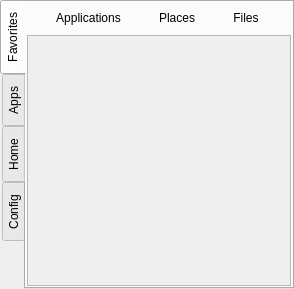
<?xml version="1.0" encoding="UTF-8"?>
<ui version="4.0">
 <class>UserWidget</class>
 <widget class="QTabWidget" name="UserWidget">
  <property name="geometry">
   <rect>
    <x>0</x>
    <y>0</y>
    <width>294</width>
    <height>289</height>
   </rect>
  </property>
  <property name="windowTitle">
   <string>UserWidget</string>
  </property>
  <property name="tabPosition">
   <enum>QTabWidget::West</enum>
  </property>
  <property name="currentIndex">
   <number>0</number>
  </property>
  <widget class="QWidget" name="tab_fav">
   <attribute name="title">
    <string>Favorites</string>
   </attribute>
   <attribute name="toolTip">
    <string>Favorites</string>
   </attribute>
   <layout class="QVBoxLayout" name="verticalLayout">
    <property name="spacing">
     <number>2</number>
    </property>
    <property name="leftMargin">
     <number>1</number>
    </property>
    <property name="topMargin">
     <number>1</number>
    </property>
    <property name="rightMargin">
     <number>1</number>
    </property>
    <property name="bottomMargin">
     <number>1</number>
    </property>
    <item>
     <layout class="QHBoxLayout" name="horizontalLayout">
      <item>
       <widget class="QToolButton" name="tool_fav_apps">
        <property name="sizePolicy">
         <sizepolicy hsizetype="Fixed" vsizetype="Fixed">
          <horstretch>0</horstretch>
          <verstretch>0</verstretch>
         </sizepolicy>
        </property>
        <property name="minimumSize">
         <size>
          <width>30</width>
          <height>30</height>
         </size>
        </property>
        <property name="cursor">
         <cursorShape>ArrowCursor</cursorShape>
        </property>
        <property name="toolTip">
         <string>Favorite Applications</string>
        </property>
        <property name="text">
         <string>Applications</string>
        </property>
        <property name="iconSize">
         <size>
          <width>20</width>
          <height>20</height>
         </size>
        </property>
        <property name="checkable">
         <bool>true</bool>
        </property>
        <property name="toolButtonStyle">
         <enum>Qt::ToolButtonTextBesideIcon</enum>
        </property>
        <property name="autoRaise">
         <bool>true</bool>
        </property>
       </widget>
      </item>
      <item>
       <widget class="QToolButton" name="tool_fav_dirs">
        <property name="sizePolicy">
         <sizepolicy hsizetype="Fixed" vsizetype="Fixed">
          <horstretch>0</horstretch>
          <verstretch>0</verstretch>
         </sizepolicy>
        </property>
        <property name="minimumSize">
         <size>
          <width>30</width>
          <height>30</height>
         </size>
        </property>
        <property name="toolTip">
         <string>Favorite Directories</string>
        </property>
        <property name="text">
         <string>Places</string>
        </property>
        <property name="iconSize">
         <size>
          <width>20</width>
          <height>20</height>
         </size>
        </property>
        <property name="checkable">
         <bool>true</bool>
        </property>
        <property name="toolButtonStyle">
         <enum>Qt::ToolButtonTextBesideIcon</enum>
        </property>
        <property name="autoRaise">
         <bool>true</bool>
        </property>
       </widget>
      </item>
      <item>
       <widget class="QToolButton" name="tool_fav_files">
        <property name="sizePolicy">
         <sizepolicy hsizetype="Fixed" vsizetype="Fixed">
          <horstretch>0</horstretch>
          <verstretch>0</verstretch>
         </sizepolicy>
        </property>
        <property name="minimumSize">
         <size>
          <width>30</width>
          <height>30</height>
         </size>
        </property>
        <property name="toolTip">
         <string>Favorite FIles</string>
        </property>
        <property name="text">
         <string>Files</string>
        </property>
        <property name="iconSize">
         <size>
          <width>20</width>
          <height>20</height>
         </size>
        </property>
        <property name="checkable">
         <bool>true</bool>
        </property>
        <property name="toolButtonStyle">
         <enum>Qt::ToolButtonTextBesideIcon</enum>
        </property>
        <property name="autoRaise">
         <bool>true</bool>
        </property>
       </widget>
      </item>
     </layout>
    </item>
    <item>
     <widget class="QScrollArea" name="scroll_fav">
      <property name="widgetResizable">
       <bool>true</bool>
      </property>
      <widget class="QWidget" name="scrollAreaWidgetContents">
       <property name="geometry">
        <rect>
         <x>0</x>
         <y>0</y>
         <width>259</width>
         <height>247</height>
        </rect>
       </property>
      </widget>
     </widget>
    </item>
   </layout>
  </widget>
  <widget class="QWidget" name="tab_apps">
   <attribute name="title">
    <string>Apps</string>
   </attribute>
   <attribute name="toolTip">
    <string>Applications</string>
   </attribute>
   <layout class="QVBoxLayout" name="verticalLayout_2">
    <property name="spacing">
     <number>2</number>
    </property>
    <property name="leftMargin">
     <number>1</number>
    </property>
    <property name="topMargin">
     <number>1</number>
    </property>
    <property name="rightMargin">
     <number>1</number>
    </property>
    <property name="bottomMargin">
     <number>1</number>
    </property>
    <item>
     <layout class="QHBoxLayout" name="horizontalLayout_2">
      <item>
       <widget class="QComboBox" name="combo_app_cats">
        <property name="sizePolicy">
         <sizepolicy hsizetype="Preferred" vsizetype="Minimum">
          <horstretch>0</horstretch>
          <verstretch>0</verstretch>
         </sizepolicy>
        </property>
        <property name="minimumSize">
         <size>
          <width>0</width>
          <height>30</height>
         </size>
        </property>
        <property name="maxVisibleItems">
         <number>12</number>
        </property>
        <property name="iconSize">
         <size>
          <width>20</width>
          <height>20</height>
         </size>
        </property>
       </widget>
      </item>
      <item>
       <spacer name="horizontalSpacer">
        <property name="orientation">
         <enum>Qt::Horizontal</enum>
        </property>
        <property name="sizeHint" stdset="0">
         <size>
          <width>40</width>
          <height>20</height>
         </size>
        </property>
       </spacer>
      </item>
      <item>
       <widget class="QToolButton" name="tool_app_store">
        <property name="minimumSize">
         <size>
          <width>30</width>
          <height>30</height>
         </size>
        </property>
        <property name="text">
         <string/>
        </property>
        <property name="iconSize">
         <size>
          <width>20</width>
          <height>20</height>
         </size>
        </property>
        <property name="toolButtonStyle">
         <enum>Qt::ToolButtonTextBesideIcon</enum>
        </property>
       </widget>
      </item>
     </layout>
    </item>
    <item>
     <widget class="QScrollArea" name="scroll_apps">
      <property name="widgetResizable">
       <bool>true</bool>
      </property>
      <widget class="QWidget" name="scrollAreaWidgetContents_2">
       <property name="geometry">
        <rect>
         <x>0</x>
         <y>0</y>
         <width>98</width>
         <height>28</height>
        </rect>
       </property>
      </widget>
     </widget>
    </item>
   </layout>
  </widget>
  <widget class="QWidget" name="tab_home">
   <attribute name="title">
    <string>Home</string>
   </attribute>
   <attribute name="toolTip">
    <string>Home Directory</string>
   </attribute>
   <layout class="QVBoxLayout" name="verticalLayout_3">
    <property name="spacing">
     <number>2</number>
    </property>
    <property name="leftMargin">
     <number>1</number>
    </property>
    <property name="topMargin">
     <number>1</number>
    </property>
    <property name="rightMargin">
     <number>1</number>
    </property>
    <property name="bottomMargin">
     <number>1</number>
    </property>
    <item>
     <layout class="QGridLayout" name="gridLayout">
      <property name="horizontalSpacing">
       <number>4</number>
      </property>
      <property name="verticalSpacing">
       <number>1</number>
      </property>
      <item row="0" column="3">
       <widget class="QToolButton" name="tool_home_search">
        <property name="toolTip">
         <string>Search this Directory</string>
        </property>
        <property name="text">
         <string notr="true"/>
        </property>
        <property name="iconSize">
         <size>
          <width>20</width>
          <height>20</height>
         </size>
        </property>
       </widget>
      </item>
      <item row="0" column="2">
       <widget class="QToolButton" name="tool_home_browse">
        <property name="sizePolicy">
         <sizepolicy hsizetype="Preferred" vsizetype="Preferred">
          <horstretch>0</horstretch>
          <verstretch>0</verstretch>
         </sizepolicy>
        </property>
        <property name="minimumSize">
         <size>
          <width>30</width>
          <height>30</height>
         </size>
        </property>
        <property name="toolTip">
         <string>Open Directory</string>
        </property>
        <property name="text">
         <string notr="true">Browse</string>
        </property>
        <property name="iconSize">
         <size>
          <width>20</width>
          <height>20</height>
         </size>
        </property>
        <property name="toolButtonStyle">
         <enum>Qt::ToolButtonIconOnly</enum>
        </property>
       </widget>
      </item>
      <item row="0" column="0">
       <widget class="QToolButton" name="tool_home_gohome">
        <property name="minimumSize">
         <size>
          <width>30</width>
          <height>30</height>
         </size>
        </property>
        <property name="toolTip">
         <string>Go back to home directory</string>
        </property>
        <property name="text">
         <string notr="true">home</string>
        </property>
        <property name="iconSize">
         <size>
          <width>20</width>
          <height>20</height>
         </size>
        </property>
        <property name="autoRaise">
         <bool>true</bool>
        </property>
       </widget>
      </item>
      <item row="0" column="1">
       <widget class="QLabel" name="label_home_dir">
        <property name="sizePolicy">
         <sizepolicy hsizetype="Expanding" vsizetype="Preferred">
          <horstretch>0</horstretch>
          <verstretch>0</verstretch>
         </sizepolicy>
        </property>
        <property name="minimumSize">
         <size>
          <width>0</width>
          <height>30</height>
         </size>
        </property>
        <property name="font">
         <font>
          <pointsize>10</pointsize>
          <weight>75</weight>
          <bold>true</bold>
         </font>
        </property>
        <property name="frameShape">
         <enum>QFrame::NoFrame</enum>
        </property>
        <property name="text">
         <string notr="true">&lt;current dir&gt;</string>
        </property>
        <property name="alignment">
         <set>Qt::AlignCenter</set>
        </property>
        <property name="wordWrap">
         <bool>true</bool>
        </property>
        <property name="margin">
         <number>0</number>
        </property>
        <property name="indent">
         <number>0</number>
        </property>
        <property name="textInteractionFlags">
         <set>Qt::NoTextInteraction</set>
        </property>
       </widget>
      </item>
     </layout>
    </item>
    <item>
     <widget class="QScrollArea" name="scroll_home">
      <property name="widgetResizable">
       <bool>true</bool>
      </property>
      <widget class="QWidget" name="scrollAreaWidgetContents_3">
       <property name="geometry">
        <rect>
         <x>0</x>
         <y>0</y>
         <width>98</width>
         <height>28</height>
        </rect>
       </property>
      </widget>
     </widget>
    </item>
   </layout>
  </widget>
  <widget class="QWidget" name="tab_config">
   <attribute name="title">
    <string>Config</string>
   </attribute>
   <attribute name="toolTip">
    <string>Desktop Preferences</string>
   </attribute>
   <layout class="QVBoxLayout" name="verticalLayout_4">
    <item>
     <widget class="QToolButton" name="tool_controlpanel">
      <property name="sizePolicy">
       <sizepolicy hsizetype="Preferred" vsizetype="Preferred">
        <horstretch>0</horstretch>
        <verstretch>0</verstretch>
       </sizepolicy>
      </property>
      <property name="text">
       <string>Control Panel</string>
      </property>
      <property name="iconSize">
       <size>
        <width>20</width>
        <height>20</height>
       </size>
      </property>
      <property name="toolButtonStyle">
       <enum>Qt::ToolButtonTextBesideIcon</enum>
      </property>
     </widget>
    </item>
    <item>
     <widget class="QToolButton" name="tool_desktopsettings">
      <property name="sizePolicy">
       <sizepolicy hsizetype="Preferred" vsizetype="Preferred">
        <horstretch>0</horstretch>
        <verstretch>0</verstretch>
       </sizepolicy>
      </property>
      <property name="text">
       <string>Desktop Appearance/Plugins</string>
      </property>
      <property name="iconSize">
       <size>
        <width>20</width>
        <height>20</height>
       </size>
      </property>
      <property name="toolButtonStyle">
       <enum>Qt::ToolButtonTextBesideIcon</enum>
      </property>
     </widget>
    </item>
    <item>
     <widget class="QToolButton" name="tool_config_screensettings">
      <property name="sizePolicy">
       <sizepolicy hsizetype="Preferred" vsizetype="Preferred">
        <horstretch>0</horstretch>
        <verstretch>0</verstretch>
       </sizepolicy>
      </property>
      <property name="text">
       <string>Screen Configuration</string>
      </property>
      <property name="iconSize">
       <size>
        <width>20</width>
        <height>20</height>
       </size>
      </property>
      <property name="toolButtonStyle">
       <enum>Qt::ToolButtonTextBesideIcon</enum>
      </property>
     </widget>
    </item>
    <item>
     <widget class="QToolButton" name="tool_config_screensaver">
      <property name="sizePolicy">
       <sizepolicy hsizetype="Preferred" vsizetype="Preferred">
        <horstretch>0</horstretch>
        <verstretch>0</verstretch>
       </sizepolicy>
      </property>
      <property name="text">
       <string>Screensaver Settings</string>
      </property>
      <property name="iconSize">
       <size>
        <width>20</width>
        <height>20</height>
       </size>
      </property>
      <property name="toolButtonStyle">
       <enum>Qt::ToolButtonTextBesideIcon</enum>
      </property>
     </widget>
    </item>
    <item>
     <spacer name="verticalSpacer">
      <property name="orientation">
       <enum>Qt::Vertical</enum>
      </property>
      <property name="sizeHint" stdset="0">
       <size>
        <width>243</width>
        <height>162</height>
       </size>
      </property>
     </spacer>
    </item>
    <item>
     <widget class="Line" name="line">
      <property name="orientation">
       <enum>Qt::Horizontal</enum>
      </property>
     </widget>
    </item>
    <item>
     <widget class="QToolButton" name="tool_config_about">
      <property name="sizePolicy">
       <sizepolicy hsizetype="Preferred" vsizetype="Fixed">
        <horstretch>0</horstretch>
        <verstretch>0</verstretch>
       </sizepolicy>
      </property>
      <property name="text">
       <string>About the Lumina Desktop</string>
      </property>
      <property name="toolButtonStyle">
       <enum>Qt::ToolButtonTextBesideIcon</enum>
      </property>
     </widget>
    </item>
   </layout>
  </widget>
 </widget>
 <resources/>
 <connections/>
</ui>
